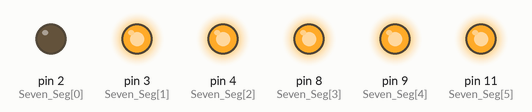
Simulated run of this sketch. Board: Arduino Uno, built with avr-gcc and run on an emulated ATmega328P. Shown: output pins drawn as LEDs (lit = HIGH).

Above: at 0.08 s.
At 0.41 s:
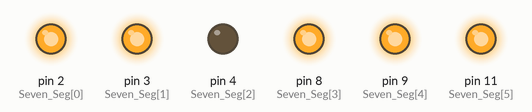
At 0.74 s:
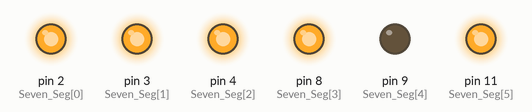
At 1.41 s:
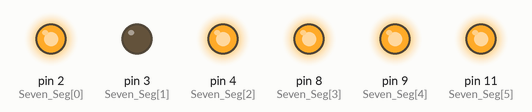
At 2.07 s:
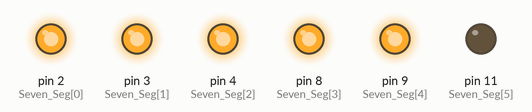
At 2.9 s:
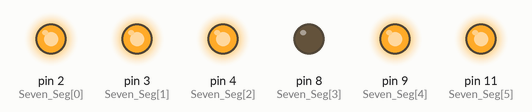
Timing chart, 0 to 3.2 s (numbered marks = the images above):
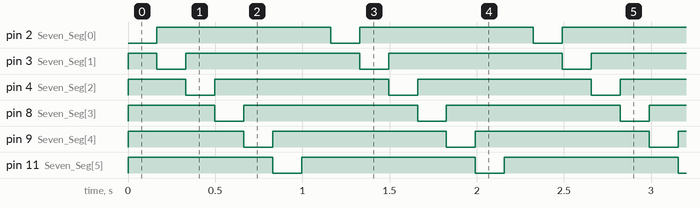

The sketch:

Seven_Segment.ino
```cpp
/*
Connect these pins-
A to Arduino Pin 2
B to Arduino Pin 3
C to Arduino Pin 4
D to Arduino Pin 8
E to Arduino Pin 9
F to Arduino Pin 11
of the Seven Segment display
*/
const int Seven_Seg[]={2,3,4,8,9,11};
void setup()
{
  for(int i=0;i<6;i++)
  {
    pinMode(Seven_Seg[i],OUTPUT);
    digitalWrite(Seven_Seg[i],HIGH);
  }
}
void loop()
{
  for(int i=0;i<6;i++)
  {
      digitalWrite(Seven_Seg[i],LOW);
      if(i>0)
        digitalWrite(Seven_Seg[i-1],HIGH);
      delay(1000/6);
  }
  digitalWrite(Seven_Seg[5],HIGH);
  delay(1000/6);
}
```

Measured:
- by itself, pin 2 (Seven_Seg[0]), pin 3 (Seven_Seg[1]), pin 4 (Seven_Seg[2]), pin 8 (Seven_Seg[3]), pin 9 (Seven_Seg[4]), pin 11 (Seven_Seg[5]): alternates HIGH for 1.0 s and LOW for 0.17 s
- by itself, everything shown: repeats every 1.2 s, in 7 steps
